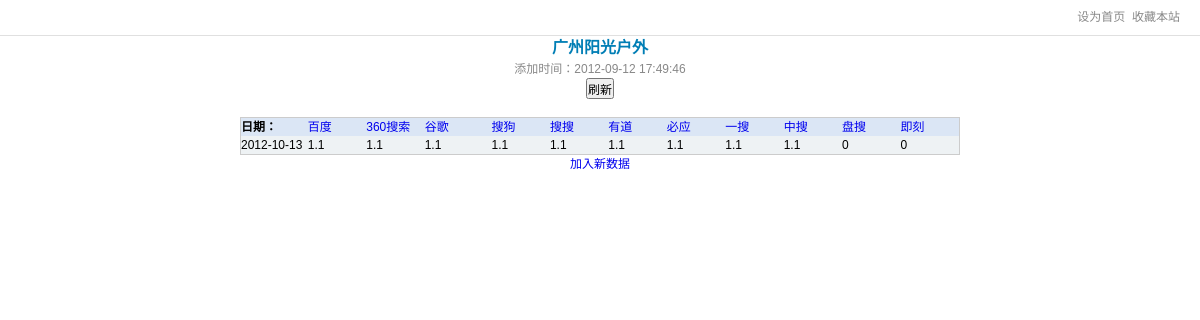
Screenshot of /keywords.php?id=8 with the database file from the repository.
### tables this page shows
CREATE TABLE IF NOT EXISTS `keywords` (
  `id` int(10) NOT NULL AUTO_INCREMENT,
  `keyword` varchar(50) NOT NULL,
  `time` datetime NOT NULL,
  PRIMARY KEY (`id`)
);

CREATE TABLE IF NOT EXISTS `ranking` (
  `idrang` int(11) NOT NULL AUTO_INCREMENT,
  `id` int(10) NOT NULL,
  `time` datetime NOT NULL,
  `daterank` date NOT NULL,
  `baidu` varchar(38) NOT NULL,
  `qihoo` varchar(38) NOT NULL,
  `google` varchar(38) NOT NULL,
  `sogou` varchar(38) NOT NULL,
  `soso` varchar(38) NOT NULL,
  `youdao` varchar(38) NOT NULL,
  `bing` varchar(38) NOT NULL,
  `yisou` varchar(38) NOT NULL,
  `zhongsou` varchar(38) NOT NULL,
  `panguso` varchar(38) NOT NULL,
  `jike` varchar(38) NOT NULL,
  PRIMARY KEY (`idrang`)
);

### config/keywordsview.php (called while the page is built)
<?
  $exec="select * from keywords where id=".$_GET['id'];
  $result=mysql_query($exec);
  $rs=mysql_fetch_object($result);
  $id=$rs->id;
  $keyword=$rs->keyword;
  $time=$rs->time;
?>

### keywords.php (the view, shortened to what this page needs)
<?php
	include('config/keywordsview.php');
?>
<!DOCTYPE html PUBLIC "-//W3C//DTD XHTML 1.0 Transitional//EN" "http://www.w3.org/TR/xhtml1/DTD/xhtml1-transitional.dtd">
<html xmlns="http://www.w3.org/1999/xhtml">
<head>
<link href="sou.css" rel="stylesheet" type="text/css" />
</head>
<body>
<div id="top-header">
  <div class="inner">
    <p class="search-tab">
    </p>
    <ul class="user-toolbar" id="user-toolbar">
      <li class="item">
      <a id="setHomepage" class="item-tab" onclick="var strHref=window.location.href;this.style.behavior='url(#default#homepage)';this.setHomePage('#');" href="#">设为首页</a>&nbsp;&nbsp;<a id="setHomepage" class="item-tab" href="javascript:window.external.AddFavorite('#','关键词系统')">收藏本站</a>
      </li>
    </ul>
  </div>
</div>
<div align="center">
<p class="title" id="title"><?=$keyword?></p>
<p class="footer" id="footer">添加时间：<?=$time?></p>
<input type="button" value="刷新" onclick="location.reload()" />
<br />
<br />
<table width='60%' id='cow' cellspacing='0' cellpadding='0'>
  <tr>
    <td valign='top'>
   <table width='100%' cellspacing='1' cellpadding='2'>
    <tr align='left' bgcolor='#DBE6F5'>
      <td width='8%'><b>日期：</b></td>
      <td width='7%'><a href='http://www.baidu.com/baidu?word=<?=$keyword?>' target='_blank'>百度</a></td>
      <td width='7%'><a href='http://www.so.com/s?q=<?=$keyword?> ' target='_blank'>360搜索</a></td>
      <td width='8%'><a href='http://www.google.com.hk/search?q=<?=$keyword?>' target='_blank'>谷歌</a></td>
      <td width='7%'><a href='http://www.sogou.com/web?query=<?=$keyword?>' target='_blank'>搜狗</a></td>
      <td width='7%'><a href='http://www.soso.com/q?w=<?=$keyword?>' target='_blank'>搜搜</a></td>
      <td width='7%'><a href='http://www.youdao.com/search?q=<?=$keyword?>' target='_blank'>有道</a></td>
	  <td width='7%'><a href='http://cn.bing.com/search?q=<?=$keyword?>' target='_blank'>必应</a></td>
	  <td width='7%'><a href='http://www.yisou.com/s?q=<?=$keyword?>' target='_blank' title='一搜为中国雅虎的绿色无广告版'>一搜</a></td>
	  <td width='7%'><a href='http://www.zhongsou.com/third.cgi?w=<?=$keyword?>' target='_blank'>中搜</a></td>
	  <td width='7%'><a href='http://search.panguso.com/pagesearch.htm?q=<?=$keyword?>' target='_blank'>盘搜</a></td>
	  <td width='7%'><a href='http://www.jike.com/so?q=<?=$keyword?>' target='_blank'>即刻</a></td>
    </tr>
  </table>
   <?
     $sql="select * from ranking where id =".$_GET['id'];
     $result=mysql_query($sql);
     while($rs=mysql_fetch_object($result))
    {
	  echo"
	<table width='100%' cellspacing='1' cellpadding='2'>
    <tr align='left' bgcolor='#EEF2F4'>
      <td width='8%'>$rs->daterank</td>
      <td width='7%'>$rs->baidu</td>
      <td width='7%'>$rs->qihoo</td>
      <td width='8%'>$rs->google</td>
      <td width='7%'>$rs->sogou</td>
      <td width='7%'>$rs->soso</td>
      <td width='7%'>$rs->youdao</td>
	  <td width='7%'>$rs->bing</td>
	  <td width='7%'>$rs->yisou</td>
	  <td width='7%'>$rs->zhongsou</td>
	  <td width='7%'>$rs->panguso</td>
	  <td width='7%'>$rs->jike</td>
    </tr>
  </table>";
    }
  ?>
  </td>
</tr>
</table>
<a href='addranking.php?id=<?=$id?>'>加入新数据</a>
</div>
<div id="footer" >
<br />
</div>
</body>
</html>

### sou.css (style rules this page uses)
body,h1,h2,h3,h4,p,dl,dt,dd,ul,li,form,th,td,table,label,a { margin:0;padding:0;border:0;outline:0;font-size:100%;vertical-align:baseline;background:transparent }
body,button,input,select,textarea { font:12px/1.5 arial,simsun }
ul { list-style:none }
li { overflow:hidden }
a { text-decoration:none;cursor:pointer }
button,input,select,textarea { font-size:100%;outline:0;vertical-align:middle;margin:0;padding:0 }
table { border-collapse:collapse;border-spacing:0 }
html,body { height:100% }
body { min-height:600px;background:#fff }
#top-header,#body-content,#header,#body,#footer { position:relative;z-index:1 }
#top-header { z-index:2;height:35px;border-bottom:1px solid #e0e0e0 }
#top-header .inner { position:relative;padding:0 4px }
.search-tab { height: 35px;line-height: 35px;width: 50%; }
.search-tab { width:50%;height:35px;line-height:35px;*line-height:34px }
.user-toolbar { letter-spacing: -0.31em; position: absolute; right: 20px; text-align: right; top: 0; width: 40%; word-spacing: -0.43em; }
.user-toolbar .item { color: #EAEAEA; display: inline-block; letter-spacing: normal; line-height: 35px; margin-left: 4px; word-spacing: normal; }
.user-toolbar .item-tab { color: #888888; }
#footer { color: #888888; line-height: 18px; text-align: center; width: 100%; }
#title { font-size: 16px;font-weight:bold;text-decoration:none;color:#007eb5; }
#cow { border:1px solid #cccccc }

### rows the page displays
keywords: keyword "广州阳光户外", time "2012-09-12 17:49:46"
ranking: daterank "2012-10-13", baidu "1.1", qihoo "1.1", google "1.1", sogou "1.1", soso "1.1", youdao "1.1", bing "1.1", yisou "1.1", zhongsou "1.1", panguso "0", jike "0"
